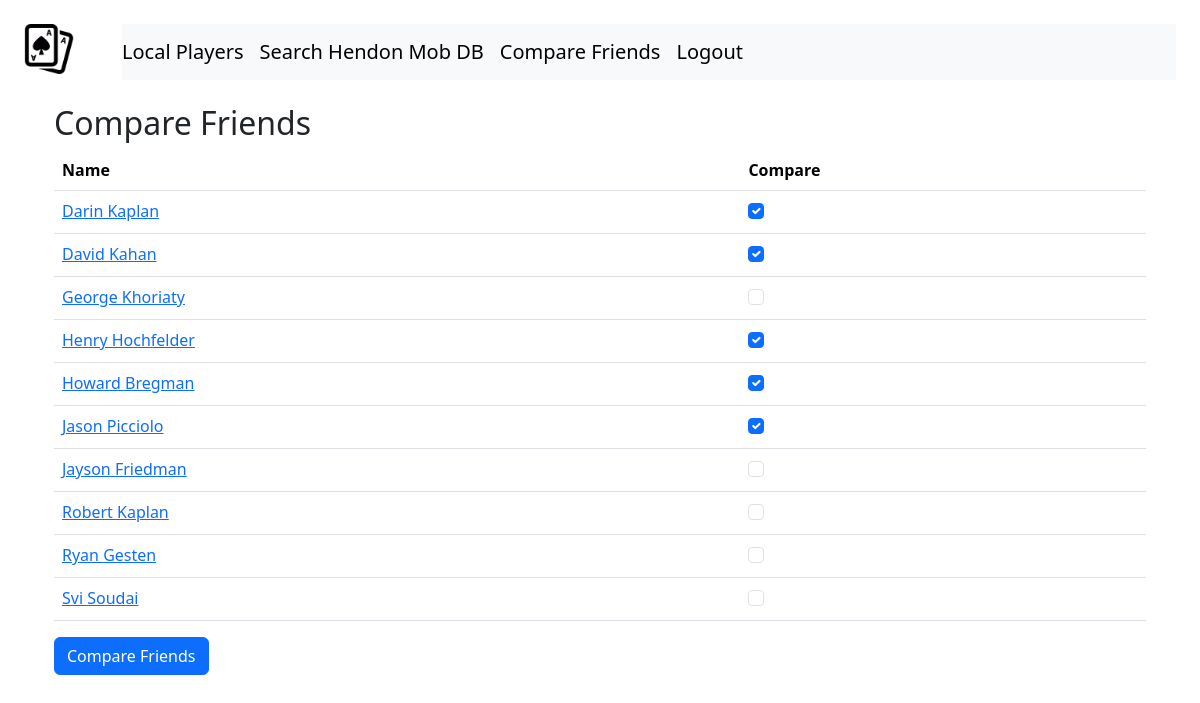
The app's page /poker_scraper/select_friends/ (signed in), older data.
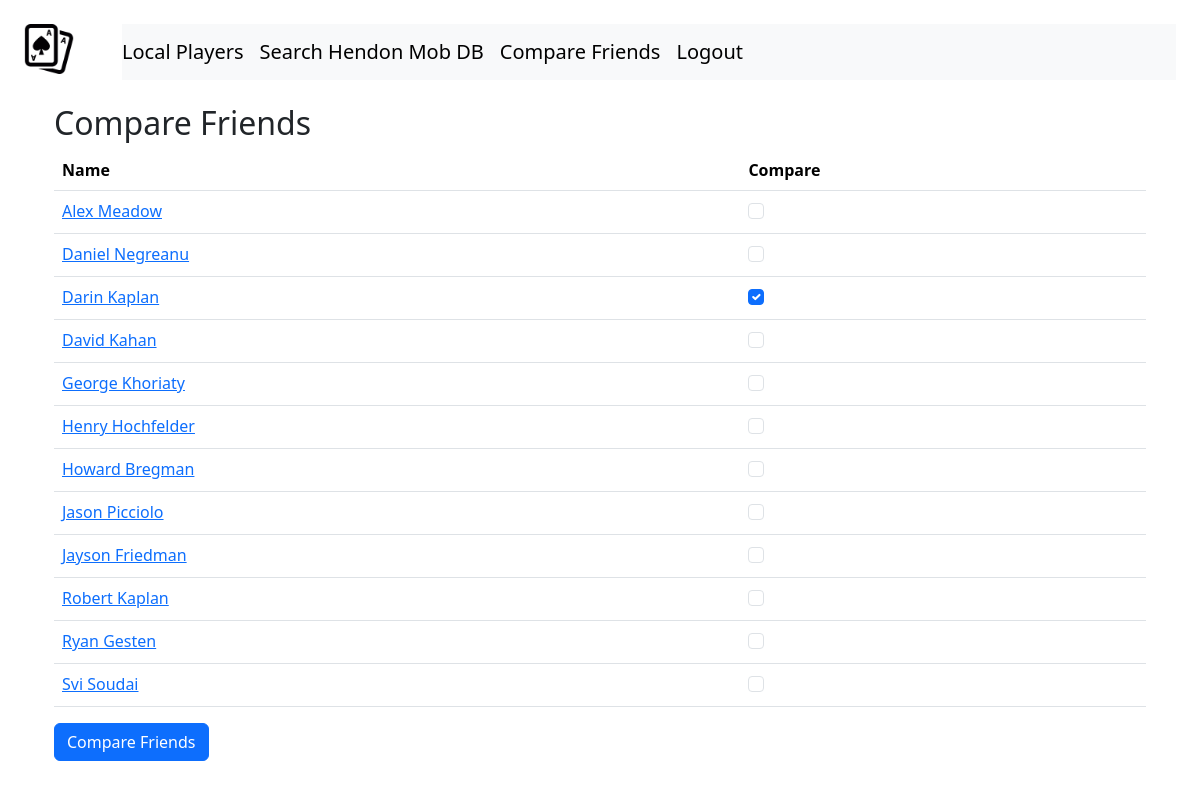
The same page, newer data.
### poker_scraper/models.py (models this page shows)
class Player(models.Model):
    hendon_mob_id = models.CharField(max_length=200, unique=True)
    name = models.CharField(max_length=200)
    img_url = models.URLField(null=True, blank=True)
    birthplace = models.CharField(max_length=100, null=True, blank=True)

### poker_scraper/views.py (the view)
# urls.py: path('select_friends/', views.select_friends, name='select_friends'),
def select_friends(request):
    profile = UserProfile.objects.get(user=request.user)
    current_friends = profile.friends.all()
    if request.method == 'POST':
        selected_friends_ids = request.POST.getlist('friend')
        for player in Player.objects.all():
            if str(player.id) in selected_friends_ids:
                profile.friends.add(player)
            elif player in current_friends:
                profile.friends.remove(player)
        return redirect('poker_scraper:view_friends')
    else:
        players = Player.objects.all()
        player_friends = [{'player': player, 'is_friend': player in current_friends} for player in players]
        sorted_player_friends = sorted(player_friends, key=lambda x: x['player'].name.lower())
        return render(request, 'poker_scraper/select_friends.html', {'players': sorted_player_friends})

### templates/poker_scraper/select_friends.html (shortened to what this page needs)
{% extends 'base_generic.html' %}
{% block content %}
<div class="container">
    <h2>Compare Friends</h2>
    <form method="post">
        <table class="table">
            <thead>
                <tr>
                    <th scope="col">Name</th>
                    <th scope="col">Compare</th>
                </tr>
            </thead>
            <tbody>
                {% for player in players %}
                    <tr>
                        <td><a href="{% url 'poker_scraper:display' player.player.id %}">{{ player.player.name }}</a></td>
                        <td>
                            <div class="form-check">
                                <input class="form-check-input" type="checkbox" name="friend" value="{{ player.player.id }}" id="friend{{ forloop.counter }}" {% if player.is_friend %}checked{% endif %}>
                            </div>
                        </td>
                    </tr>
                {% endfor %}
            </tbody>
        </table>
        <button type="submit" class="btn btn-primary">Compare Friends</button>
    </form>
</div>
{% endblock %}

### templates/base_generic.html (shortened to what this page needs)
<!DOCTYPE html>
<html lang="en">
<head>
    {% load static %}
    {% load django_bootstrap5 %}
    {% bootstrap_css %}
</head>
<body>
    <div class="row p-4">
    <div class="col-1 pe-5">
        <img width="50px" src="{% static 'poker-cards.png' %}" alt="aces">
    </div>
    <div class="col-11">
    <nav class="navbar navbar-expand-lg navbar-light bg-light">
        {% if user.is_authenticated %}
        <a class="navbar-brand" href="{% url 'poker_scraper:search' %}">Local Players</a>
        <a class="navbar-brand" href="{% url 'poker_scraper:hm_search' %}">Search Hendon Mob DB</a>
        <a class="navbar-brand" href="{% url 'poker_scraper:select_friends' %}">Compare Friends</a>
        <a class="navbar-brand" href="{% url 'poker_scraper:logout' %}">Logout</a>
        {% else %}
            <a class="navbar-brand" href="{% url 'poker_scraper:login' %}">Login</a>
            <a class="navbar-brand" href="{% url 'poker_scraper:register' %}">Register</a>
        {% endif %}
    </nav>
    </div>
    </div>
    <main class="container">
        {% block content %}{% endblock %}
    </main>
</body>
</html>

Row changes from the older to the newer data that the page shows:
added Player: player.name "Alex Meadow"
added Player: player.name "Daniel Negreanu"
computed for Player "David Kahan": friend "☑" → "☐"
computed for Player "Henry Hochfelder": friend "☑" → "☐"
computed for Player "Howard Bregman": friend "☑" → "☐"
computed for Player "Jason Picciolo": friend "☑" → "☐"
